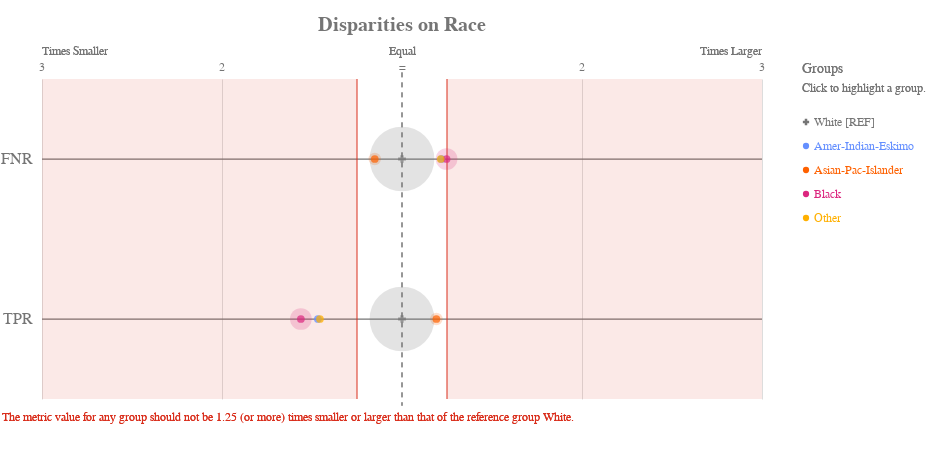

The notebook cell this image was saved under:
### Markdown cell above
<b>Race</b>

Check for disparities in Race:

### Code cell
ap.disparity(bdf, metrics, 'race', fairness_threshold = disparity_tolerance)

### Figure 1 — Vega-Lite specification as saved in the notebook (floating-point values rounded to 4 significant figures)
{"config": {"view": {"continuousWidth": 400, "continuousHeight": 300, "strokeWidth": 0}, "axisLeft": {"labelColor": "rgb(117,117,117)", "labelFont": "Arial", "labelFontSize": 16}, "title": {"align": "center", "baseline": "middle", "color": "rgb(117,117,117)", "font": "Arial", "fontSize": 20, "fontWeight": "bold"}}, "layer": [{"data": {"name": "data-cb198be83d3fdd9caa5f3edbed7f60eb"}, "mark": {"type": "rule", "stroke": "rgb(117,117,117)", "strokeWidth": 1.25, "tooltip": ""}, "encoding": {"x": {"type": "quantitative", "field": "x", "scale": {"domain": [-2, 2], "range": [40.0, 760.0]}}, "x2": {"field": "x2"}, "y": {"type": "nominal", "axis": {"domain": false, "labelAngle": 0, "labelPadding": -30, "orient": "left", "ticks": false, "title": ""}, "field": "metric", "scale": {"domain": ["FNR", "TPR"], "range": [40.0, 360.0]}}}}, {"data": {"name": "data-79dd248bdaa0ea02c535240e8ad022c8"}, "mark": {"type": "rule", "stroke": "rgb(117,117,117)", "strokeDash": [5, 5], "strokeWidth": 1}, "encoding": {"tooltip": {"value": "White [REF]"}, "x": {"value": 400.0}, "y": {"value": 33.33}, "y2": {"value": 366.7}}}, {"data": {"name": "data-c233327f4cd9b4c2df31bf8015c83e4a"}, "mark": {"type": "text", "align": "center", "color": "rgb(117,117,117)", "font": "Arial", "fontSize": 12, "fontWeight": "normal", "tooltip": ""}, "encoding": {"text": {"type": "nominal", "field": "label"}, "x": {"type": "quantitative", "field": "value", "scale": {"domain": [-2, 2], "range": [40.0, 760.0]}}, "y": {"value": 28.0}}}, {"layer": [{"mark": {"type": "text", "align": "left", "fill": "rgb(117,117,117)", "font": "Arial", "fontSize": 12, "fontWeight": "normal", "tooltip": ""}, "encoding": {"text": {"value": "Times Smaller"}, "x": {"value": 40.0}, "y": {"value": 12.0}}}, {"mark": {"type": "text", "align": "right", "fill": "rgb(117,117,117)", "font": "Arial", "fontSize": 12, "fontWeight": "normal", "tooltip": ""}, "encoding": {"text": {"value": "Times Larger"}, "x": {"value": 760.0}, "y": {"value": 12.0}}}, {"mark": {"type": "text", "align": "center", "fill": "rgb(117,117,117)", "font": "Arial", "fontSize": 12, "fontWeight": "normal", "tooltip": ""}, "encoding": {"text": {"value": "Equal"}, "x": {"value": 400.0}, "y": {"value": 12.0}}}], "data": {"name": "data-79dd248bdaa0ea02c535240e8ad022c8"}}, {"layer": [{"mark": {"type": "rule", "opacity": 0.8, "stroke": "rgb(217, 46, 28)", "strokeWidth": 1.25, "tooltip": ""}, "encoding": {"x": {"type": "quantitative", "field": "min", "scale": {"domain": [-2, 2], "range": [40.0, 760.0]}}, "y": {"value": 40.0}, "y2": {"value": 360.0}}}, {"mark": {"type": "rule", "opacity": 0.8, "stroke": "rgb(217, 46, 28)", "strokeWidth": 1.25, "tooltip": ""}, "encoding": {"x": {"type": "quantitative", "field": "max", "scale": {"domain": [-2, 2], "range": [40.0, 760.0]}}, "y": {"value": 40.0}, "y2": {"value": 360.0}}}, {"layer": [{"mark": {"type": "rect", "fill": "rgb(217, 46, 28)", "opacity": 0.1, "tooltip": ""}, "encoding": {"x": {"type": "quantitative", "field": "min", "scale": {"domain": [-2, 2], "range": [40.0, 760.0]}}, "x2": {"field": "lower_end"}, "y": {"value": 40.0}, "y2": {"value": 360.0}}}, {"mark": {"type": "rect", "fill": "rgb(217, 46, 28)", "opacity": 0.1, "tooltip": ""}, "encoding": {"x": {"type": "quantitative", "field": "max", "scale": {"domain": [-2, 2], "range": [40.0, 760.0]}}, "x2": {"field": "upper_end"}, "y": {"value": 40.0}, "y2": {"value": 360.0}}}]}, {"data": {"name": "data-79dd248bdaa0ea02c535240e8ad022c8"}, "mark": {"type": "text", "align": "left", "baseline": "top", "fill": "rgb(217, 46, 28)", "font": "Arial", "fontSize": 12, "fontWeight": "normal", "tooltip": ""}, "encoding": {"text": {"value": "The metric value for any group should not be 1.25 (or more) times smaller or larger than that of the reference group White."}, "x": {"value": 0}, "y": {"value": 373.3}}}], "data": {"name": "data-feb20f5d4dfe62687617135ffee93d46"}}, {"layer": [{"mark": "circle"}, {"data": {"name": "data-5fe871cf4c046267968f5a4c2fd66604"}, "mark": {"type": "circle", "opacity": 0.2}, "encoding": {"color": {"condition": {"type": "nominal", "field": "attribute_value", "legend": null, "scale": {"domain": ["White", "Amer-Indian-Eskimo", "Asian-Pac-Islander", "Black", "Other"], "range": ["rgb(117,117,117)", "rgb(100, 143, 255)", "rgb(254, 97, 0)", "rgb(220, 38, 127)", "rgb(255, 176, 0)", "rgb(120, 94, 240)"]}, "selection": "selector013"}, "value": "rgb(224,224,224)"}, "size": {"type": "quantitative", "field": "group_size", "legend": null, "scale": {"domain": [0, 33380.0], "range": [0, 5027.0]}}, "tooltip": [{"type": "nominal", "field": "attribute_value", "title": "Group"}, {"type": "nominal", "field": "tooltip_group_size", "title": "Group Size"}, {"type": "nominal", "field": "tooltip_disparity_explanation_fnr", "title": "Disparity"}, {"type": "quantitative", "field": "fnr", "format": ".2f", "title": "FNR"}], "x": {"type": "quantitative", "axis": {"domain": false, "labels": false, "ticks": false, "title": null, "values": [1, 2, -2, -1]}, "field": "fnr_disparity_scaled", "scale": {"domain": [-2, 2], "range": [40.0, 760.0]}}, "y": {"type": "nominal", "axis": {"domain": false, "grid": false, "labels": false, "ticks": false, "title": " "}, "field": "metric_variable", "scale": {"domain": ["FNR", "TPR"], "range": [40.0, 360.0]}}}, "selection": {"selector015": {"type": "multi", "empty": "all", "fields": ["attribute_value"]}}, "transform": [{"calculate": "'FNR'", "as": "metric_variable"}]}, {"data": {"name": "data-5fe871cf4c046267968f5a4c2fd66604"}, "mark": {"type": "circle", "opacity": 0.2}, "encoding": {"color": {"condition": {"type": "nominal", "field": "attribute_value", "legend": null, "scale": {"domain": ["White", "Amer-Indian-Eskimo", "Asian-Pac-Islander", "Black", "Other"], "range": ["rgb(117,117,117)", "rgb(100, 143, 255)", "rgb(254, 97, 0)", "rgb(220, 38, 127)", "rgb(255, 176, 0)", "rgb(120, 94, 240)"]}, "selection": "selector013"}, "value": "rgb(224,224,224)"}, "size": {"type": "quantitative", "field": "group_size", "legend": null, "scale": {"domain": [0, 33380.0], "range": [0, 5027.0]}}, "tooltip": [{"type": "nominal", "field": "attribute_value", "title": "Group"}, {"type": "nominal", "field": "tooltip_group_size", "title": "Group Size"}, {"type": "nominal", "field": "tooltip_disparity_explanation_tpr", "title": "Disparity"}, {"type": "quantitative", "field": "tpr", "format": ".2f", "title": "TPR"}], "x": {"type": "quantitative", "axis": {"domain": false, "labels": false, "ticks": false, "title": null, "values": [1, 2, -2, -1]}, "field": "tpr_disparity_scaled", "scale": {"domain": [-2, 2], "range": [40.0, 760.0]}}, "y": {"type": "nominal", "axis": {"domain": false, "grid": false, "labels": false, "ticks": false, "title": " "}, "field": "metric_variable", "scale": {"domain": ["FNR", "TPR"], "range": [40.0, 360.0]}}}, "selection": {"selector017": {"type": "multi", "empty": "all", "fields": ["attribute_value"]}}, "transform": [{"calculate": "'TPR'", "as": "metric_variable"}]}, {"layer": [{"mark": "point"}, {"data": {"name": "data-5fe871cf4c046267968f5a4c2fd66604"}, "mark": {"type": "point", "filled": true, "size": 60}, "encoding": {"color": {"condition": {"type": "nominal", "field": "attribute_value", "legend": null, "scale": {"domain": ["White", "Amer-Indian-Eskimo", "Asian-Pac-Islander", "Black", "Other"], "range": ["rgb(117,117,117)", "rgb(100, 143, 255)", "rgb(254, 97, 0)", "rgb(220, 38, 127)", "rgb(255, 176, 0)", "rgb(120, 94, 240)"]}, "selection": "selector013"}, "value": "rgb(224,224,224)"}, "shape": {"type": "nominal", "field": "attribute_value", "legend": null, "scale": {"domain": ["White", "Amer-Indian-Eskimo", "Asian-Pac-Islander", "Black", "Other"], "range": ["cross", "circle", "circle", "circle", "circle"]}}, "tooltip": [{"type": "nominal", "field": "attribute_value", "title": "Group"}, {"type": "nominal", "field": "tooltip_group_size", "title": "Group Size"}, {"type": "nominal", "field": "tooltip_disparity_explanation_fnr", "title": "Disparity"}, {"type": "quantitative", "field": "fnr", "format": ".2f", "title": "FNR"}], "x": {"type": "quantitative", "axis": {"domain": false, "labels": false, "ticks": false, "title": null, "values": [1, 2, -2, -1]}, "field": "fnr_disparity_scaled", "scale": {"domain": [-2, 2], "range": [40.0, 760.0]}}, "y": {"type": "nominal", "axis": {"domain": false, "grid": false, "labels": false, "ticks": false, "title": " "}, "field": "metric_variable", "scale": {"domain": ["FNR", "TPR"], "range": [40.0, 360.0]}}}, "selection": {"selector014": {"type": "multi", "empty": "all", "fields": ["attribute_value"]}}, "transform": [{"calculate": "'FNR'", "as": "metric_variable"}]}, {"data": {"name": "data-5fe871cf4c046267968f5a4c2fd66604"}, "mark": {"type": "point", "filled": true, "size": 60}, "encoding": {"color": {"condition": {"type": "nominal", "field": "attribute_value", "legend": null, "scale": {"domain": ["White", "Amer-Indian-Eskimo", "Asian-Pac-Islander", "Black", "Other"], "range": ["rgb(117,117,117)", "rgb(100, 143, 255)", "rgb(254, 97, 0)", "rgb(220, 38, 127)", "rgb(255, 176, 0)", "rgb(120, 94, 240)"]}, "selection": "selector013"}, "value": "rgb(224,224,224)"}, "shape": {"type": "nominal", "field": "attribute_value", "legend": null, "scale": {"domain": ["White", "Amer-Indian-Eskimo", "Asian-Pac-Islander", "Black", "Other"], "range": ["cross", "circle", "circle", "circle", "circle"]}}, "tooltip": [{"type": "nominal", "field": "attribute_value", "title": "Group"}, {"type": "nominal", "field": "tooltip_group_size", "title": "Group Size"}, {"type": "nominal", "field": "tooltip_disparity_explanation_tpr", "title": "Disparity"}, {"type": "quantitative", "field": "tpr", "format": ".2f", "title": "TPR"}], "x": {"type": "quantitative", "axis": {"domain": false, "labels": false, "ticks": false, "title": null, "values": [1, 2, -2, -1]}, "field": "tpr_disparity_scaled", "scale": {"domain": [-2, 2], "range": [40.0, 760.0]}}, "y": {"type": "nominal", "axis": {"domain": false, "grid": false, "labels": false, "ticks": false, "title": " "}, "field": "metric_variable", "scale": {"domain": ["FNR", "TPR"], "range": [40.0, 360.0]}}}, "selection": {"selector016": {"type": "multi", "empty": "all", "fields": ["attribute_value"]}}, "transform": [{"calculate": "'TPR'", "as": "metric_variable"}]}]}]}, {"layer": [{"mark": {"type": "point", "filled": true, "opacity": 1, "size": 39.48}, "encoding": {"color": {"condition": {"type": "nominal", "field": "attribute_value", "legend": null, "scale": {"domain": ["White", "Amer-Indian-Eskimo", "Asian-Pac-Islander", "Black", "Other"], "range": ["rgb(117,117,117)", "rgb(100, 143, 255)", "rgb(254, 97, 0)", "rgb(220, 38, 127)", "rgb(255, 176, 0)", "rgb(120, 94, 240)"]}, "selection": "selector013"}, "value": "rgb(224,224,224)"}, "shape": {"type": "nominal", "field": "attribute_value", "legend": null, "scale": {"domain": ["White", "Amer-Indian-Eskimo", "Asian-Pac-Islander", "Black", "Other"], "range": ["cross", "circle", "circle", "circle", "circle"]}}, "x": {"value": 804}, "y": {"type": "nominal", "axis": {"domain": false, "grid": false, "labels": false, "ticks": false, "title": " "}, "field": "attribute_value", "scale": {"domain": ["White", "Amer-Indian-Eskimo", "Asian-Pac-Islander", "Black", "Other"], "range": [71, 191]}}}, "selection": {"selector013": {"type": "multi", "empty": "all", "fields": ["attribute_value"]}}}, {"mark": {"type": "text", "align": "left", "baseline": "middle", "font": "Arial", "fontSize": 12, "fontWeight": "normal"}, "encoding": {"color": {"condition": {"type": "nominal", "field": "attribute_value", "legend": null, "scale": {"domain": ["White", "Amer-Indian-Eskimo", "Asian-Pac-Islander", "Black", "Other"], "range": ["rgb(117,117,117)", "rgb(100, 143, 255)", "rgb(254, 97, 0)", "rgb(220, 38, 127)", "rgb(255, 176, 0)", "rgb(120, 94, 240)"]}, "selection": "selector013"}, "value": "rgb(224,224,224)"}, "text": {"type": "nominal", "field": "label"}, "x": {"value": 812}, "y": {"type": "nominal", "axis": {"domain": false, "grid": false, "labels": false, "ticks": false, "title": " "}, "field": "attribute_value", "scale": {"domain": ["White", "Amer-Indian-Eskimo", "Asian-Pac-Islander", "Black", "Other"], "range": [71, 191]}}}, "selection": {"selector018": {"type": "multi", "empty": "all", "fields": ["attribute_value"]}}}, {"data": {"name": "data-79dd248bdaa0ea02c535240e8ad022c8"}, "mark": {"type": "text", "align": "left", "baseline": "middle", "color": "rgb(117,117,117)", "font": "Arial", "fontSize": 12, "fontWeight": "normal"}, "encoding": {"text": {"value": "Click to highlight a group."}, "x": {"value": 800}, "y": {"value": 49}}}, {"data": {"name": "data-79dd248bdaa0ea02c535240e8ad022c8"}, "mark": {"type": "text", "align": "left", "baseline": "middle", "color": "rgb(117,117,117)", "font": "Arial", "fontSize": 14, "fontWeight": "normal"}, "encoding": {"text": {"value": "Groups"}, "x": {"value": 800}, "y": {"value": 30}}}], "data": {"name": "data-4e7cec67074b12cfce448e3a821d8fd2"}}], "height": 400, "padding": {"top": 15, "bottom": 10}, "resolve": {"scale": {"size": "independent", "y": "independent"}}, "title": "Disparities on Race", "width": 800, "$schema": "https://vega.github.io/schema/vega-lite/v4.8.1.json", "datasets": {"data-cb198be83d3fdd9caa5f3edbed7f60eb": [{"metric": "FNR", "x": -2, "x2": 2}, {"metric": "TPR", "x": -2, "x2": 2}], "data-79dd248bdaa0ea02c535240e8ad022c8": [{"a": 1, "b": 0}, {"a": 1, "b": 0}], "data-c233327f4cd9b4c2df31bf8015c83e4a": [{"value": 1, "label": 2}, {"value": 2, "label": 3}, {"value": -2, "label": 3}, {"value": -1, "label": 2}, {"value": 0, "label": "="}], "data-feb20f5d4dfe62687617135ffee93d46": [{"min": -0.25, "max": 0.25, "lower_end": -2, "upper_end": 2}], "data-5fe871cf4c046267968f5a4c2fd66604": [{"attribute_name": "race", "attribute_value": "Amer-Indian-Eskimo", "group_size": 311, "total_entities": 32561, "fnr": 0.7222, "tpr": 0.2778, "fnr_disparity": 1.219, "tpr_disparity": 0.6815, "fnr_disparity_scaled": 0.2192, "tpr_disparity_scaled": -0.4674, "tooltip_group_size": "311 (0.96%)", "tooltip_disparity_explanation_fnr": "1.22 times larger FNR than the reference group", "tooltip_disparity_explanation_tpr": "1.47 times smaller TPR than the reference group"}, {"attribute_name": "race", "attribute_value": "Asian-Pac-Islander", "group_size": 1039, "total_entities": 32561, "fnr": 0.5145, "tpr": 0.4855, "fnr_disparity": 0.8685, "tpr_disparity": 1.191, "fnr_disparity_scaled": -0.1514, "tpr_disparity_scaled": 0.1911, "tooltip_group_size": "1,039 (3.19%)", "tooltip_disparity_explanation_fnr": "1.15 times smaller FNR than the reference group", "tooltip_disparity_explanation_tpr": "1.19 times larger TPR than the reference group"}, {"attribute_name": "race", "attribute_value": "Black", "group_size": 3124, "total_entities": 32561, "fnr": 0.739, "tpr": 0.261, "fnr_disparity": 1.248, "tpr_disparity": 0.6403, "fnr_disparity_scaled": 0.2475, "tpr_disparity_scaled": -0.5619, "tooltip_group_size": "3,124 (9.59%)", "tooltip_disparity_explanation_fnr": "1.25 times larger FNR than the reference group", "tooltip_disparity_explanation_tpr": "1.56 times smaller TPR than the reference group"}, {"attribute_name": "race", "attribute_value": "Other", "group_size": 271, "total_entities": 32561, "fnr": 0.72, "tpr": 0.28, "fnr_disparity": 1.215, "tpr_disparity": 0.6869, "fnr_disparity_scaled": 0.2154, "tpr_disparity_scaled": -0.4558, "tooltip_group_size": "271 (0.83%)", "tooltip_disparity_explanation_fnr": "1.22 times larger FNR than the reference group", "tooltip_disparity_explanation_tpr": "1.46 times smaller TPR than the reference group"}, {"attribute_name": "race", "attribute_value": "White", "group_size": 27816, "total_entities": 32561, "fnr": 0.5924, "tpr": 0.4076, "fnr_disparity": 1.0, "tpr_disparity": 1.0, "fnr_disparity_scaled": 0.0, "tpr_disparity_scaled": 0.0, "tooltip_group_size": "27,816 (85.43%)", "tooltip_disparity_explanation_fnr": "Reference group", "tooltip_disparity_explanation_tpr": "Reference group"}], "data-4e7cec67074b12cfce448e3a821d8fd2": [{"attribute_value": "White", "label": "White [REF]"}, {"attribute_value": "Amer-Indian-Eskimo", "label": "Amer-Indian-Eskimo"}, {"attribute_value": "Asian-Pac-Islander", "label": "Asian-Pac-Islander"}, {"attribute_value": "Black", "label": "Black"}, {"attribute_value": "Other", "label": "Other"}]}}
